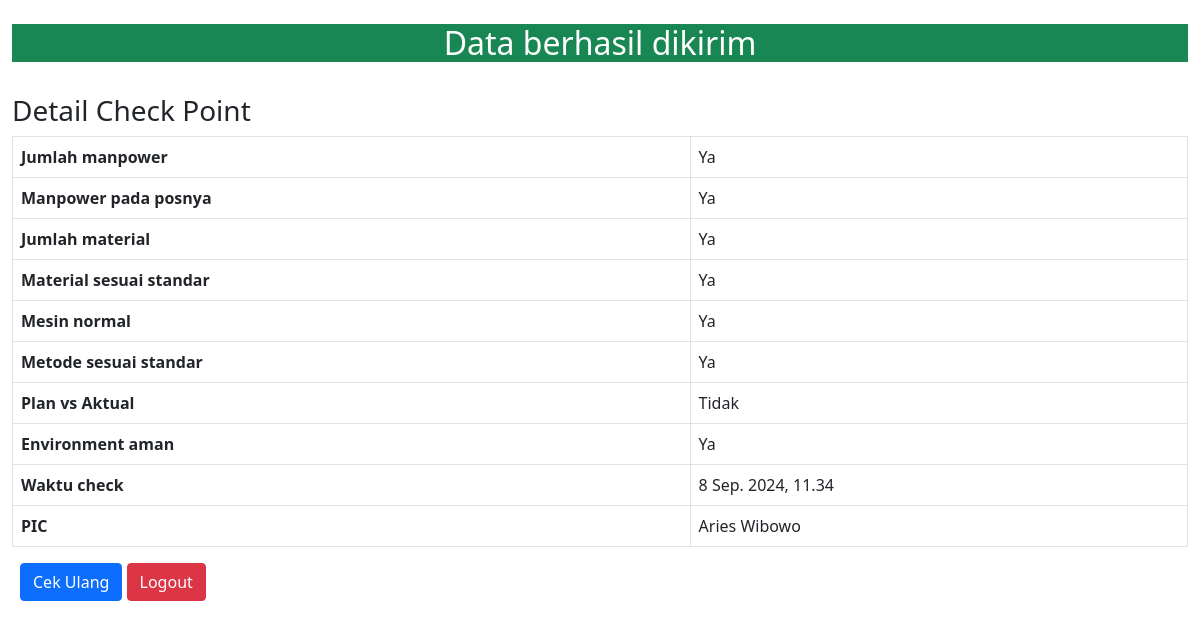
The app's page /success/1/ with its own data.
### CheckPointApp/models.py (models this page shows, shortened)
class CpInputModel(models.Model):
    STATUS_CHOICES = (
        (True, 'Ya'),
        (False, 'Tidak')
    )
    mp_jumlah = models.BooleanField(choices=STATUS_CHOICES, default=False, null=False)
    mp_pos = models.BooleanField(choices=STATUS_CHOICES, default=False, null=False)
    material_jumlah = models.BooleanField(choices=STATUS_CHOICES, default=False,null=False)
    material_std = models.BooleanField(choices=STATUS_CHOICES, default=False, null=False)
    mesin_normal = models.BooleanField(choices=STATUS_CHOICES, default=False, null=False)
    metode_sesuai = models.BooleanField(choices=STATUS_CHOICES, default=False, null=False)
    plan_vs_actual = models.BooleanField(choices=STATUS_CHOICES, default=False, null=False)
    environment_aman = models.BooleanField(choices=STATUS_CHOICES, default=False, null=False)
    tanggal_check = models.DateTimeField(auto_now_add=True, null=False)
    person = models.ForeignKey(User, on_delete=models.CASCADE)

### CheckPointApp/views.py (the view)
# urls.py: path('success/<int:pk>/', views.Success.as_view(), name="success"),
class Success(DetailView):
    model = CpInputModel
    template_name = 'success.html'

### templates/success.html (shortened to what this page needs)
{% load static %}
<!DOCTYPE html>
<html>
    <head>
        <link rel="stylesheet" type="text/css" href="https://cdn.datatables.net/1.12.1/css/jquery.dataTables.min.css">
        <link href="https://cdn.jsdelivr.net/npm/bootstrap@5.1.3/dist/css/bootstrap.min.css" rel="stylesheet">
    </head>
    <body class="py-4">
        <div class="container-fluid">
            <div class="bg-success text-center text-white align-middle">
                <h2>Data berhasil dikirim</h2>
            </div>
            <br>
            <h3>Detail Check Point</h3>
            <table class="table table-bordered">
                <tbody>
                    <tr>
                        <th>Jumlah manpower</th>
                        <td>{{ object.mp_jumlah|yesno:"Ya,Tidak" }}</td>
                    </tr>
                    <tr>
                        <th>Manpower pada posnya</th>
                        <td>{{ object.mp_pos|yesno:"Ya,Tidak" }}</td>
                    </tr>
                    <tr>
                        <th>Jumlah material</th>
                        <td>{{ object.material_jumlah|yesno:"Ya,Tidak" }}</td>
                    </tr>
                    <tr>
                        <th>Material sesuai standar</th>
                        <td>{{ object.material_std|yesno:"Ya,Tidak" }}</td>
                    </tr>
                    <tr>
                        <th>Mesin normal</th>
                        <td>{{ object.mesin_normal|yesno:"Ya,Tidak" }}</td>
                    </tr>
                    <tr>
                        <th>Metode sesuai standar</th>
                        <td>{{ object.metode_sesuai|yesno:"Ya,Tidak" }}</td>
                    </tr>
                    <tr>
                        <th>Plan vs Aktual</th>
                        <td>{{ object.plan_vs_actual|yesno:"Ya,Tidak" }}</td>
                    </tr>
                    <tr>
                        <th>Environment aman</th>
                        <td>{{ object.environment_aman|yesno:"Ya,Tidak" }}</td>
                    </tr>
                    <tr>
                        <th>Waktu check</th>
                        <td>{{ object.tanggal_check }}</td>
                    </tr>
                    <tr>
                        <th>PIC</th>
                        <td>{{ object.person.first_name }} {{ object.person.last_name }}</td>
                    </tr>
                </tbody>
            </table>
            <div class="d-inline p-2 text-end">
            <a href="{% url 'CpInput' %}" class="btn btn-primary">Cek Ulang</a>
            <a href="{% url 'logout' %}" class="btn btn-danger">Logout</a>
        </div>
        </div>
    </body>
</html>

### records on screen
CpInputModel: mp_jumlah "Ya", mp_pos "Ya", material_jumlah "Ya", material_std "Ya", mesin_normal "Ya", metode_sesuai "Ya", plan_vs_actual "Tidak", environment_aman "Ya", tanggal_check "8 Sep. 2024, 11.34", person.first_name "Aries", person.last_name "Wibowo"
